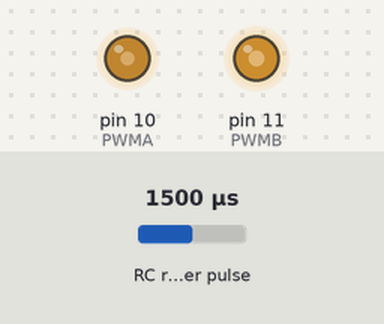
The sketch below on a simulated Arduino Uno, built with avr-gcc and run on an emulated ATmega328P. Shown: output pins drawn as LEDs (lit = HIGH). Wiring (inferred from the names in the program): RC receiver channel: data A5. The inputs (shaded band) are chosen by the test bench; at power-on: RC receiver pulse 1500 µs.

Above: at 1.2 s.
1.3 s: RC receiver pulse (sensor on A5) set to 1020 µs
At 2.2 s:
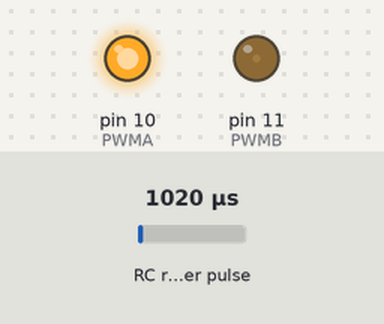
2.8 s: RC receiver pulse (sensor on A5) set to 1250 µs
At 3.3 s:
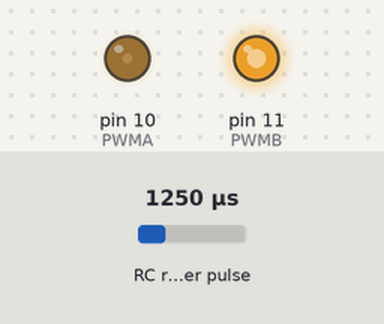
4.3 s: RC receiver pulse (sensor on A5) set to 1750 µs
At 5.5 s:
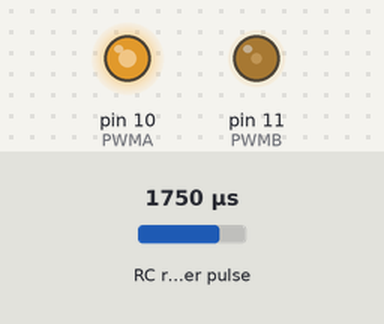
5.8 s: RC receiver pulse (sensor on A5) set to 1980 µs
At 6.9 s:
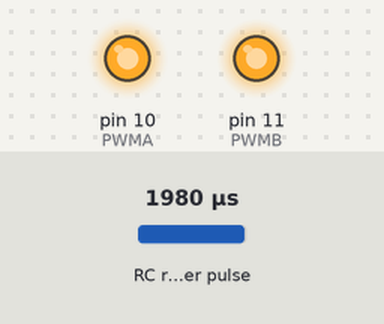
7.3 s: RC receiver pulse (sensor on A5) set to 1095 µs
At 8.0 s:
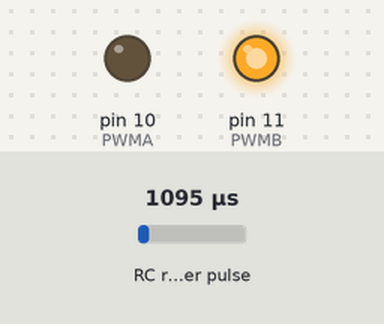
8.8 s: RC receiver pulse (sensor on A5) set to 1500 µs
At 9.1 s:
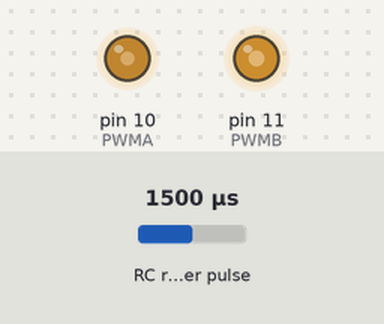
Timing chart, 0 to 11.3 s (numbered marks = the images above; inputs shaded):
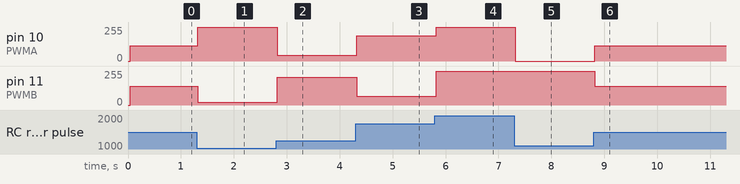

Measured:
- after the input at 1.3 s, pin 10 (PWMA): 113/255 → 255/255 at once; pin 11 (PWMB): 140/255 → 19/255 at once
- after the input at 2.8 s, pin 10 (PWMA): 255/255 → 43/255 at once; pin 11 (PWMB): 19/255 → 210/255 at once
- after the input at 4.3 s, pin 10 (PWMA): 43/255 → 188/255 at once; pin 11 (PWMB): 210/255 → 65/255 at once
- after the input at 5.8 s, pin 10 (PWMA): 188/255 → 255/255 at once; pin 11 (PWMB): 65/255 → 252/255 at once
- after the input at 7.3 s, pin 10 (PWMA): 255/255 → 0/255 at once; pin 11 (PWMB): 252/255 → 254/255 at once
- after the input at 8.8 s, pin 10 (PWMA): 0/255 → 113/255 at once; pin 11 (PWMB): 254/255 → 140/255 at once

The sketch:

Controle_f.ino
```cpp
const int PWMA = 10;
const int PWMB = 11;

const int pin_chR = A5;

int leitura;       //R-"Roda"; P-"Pistola"
float PWM;

const float chRmax=1960, chRmed=1550, chRmin=1105;     //Coletar em teste val. "Roda"     - ATUALIZADOS
//const int chPmax=1975, chPmed=1560, chPmin=1120;     //Coletar em teste val. "Pist."

void setup() {
    pinMode(pin_chR, INPUT);
    pinMode(PWMA, OUTPUT);
    pinMode(PWMB, OUTPUT);
   // Serial.begin(9600);
    while(pulseIn(pin_chR, HIGH)==0);
      delay(1);
   //   Serial.begin(9600);
}

void loop() {
//------------- Lê os canais

  leitura=pulseIn(pin_chR, HIGH);

//------------- Executa saidas para as acoes

    if(leitura>chRmed){       //  =>>
      PWM=250.0*((leitura-chRmed)/(chRmax-chRmed));

      analogWrite(PWMA, 127+PWM/2);
      analogWrite(PWMB, 127-PWM/2);
    }
    else{                     //    <<=
      PWM=250.0*((leitura-chRmed)/(chRmin-chRmed));

      analogWrite(PWMA, 127-PWM/2);
      analogWrite(PWMB, 127+PWM/2);
    }

}
```
